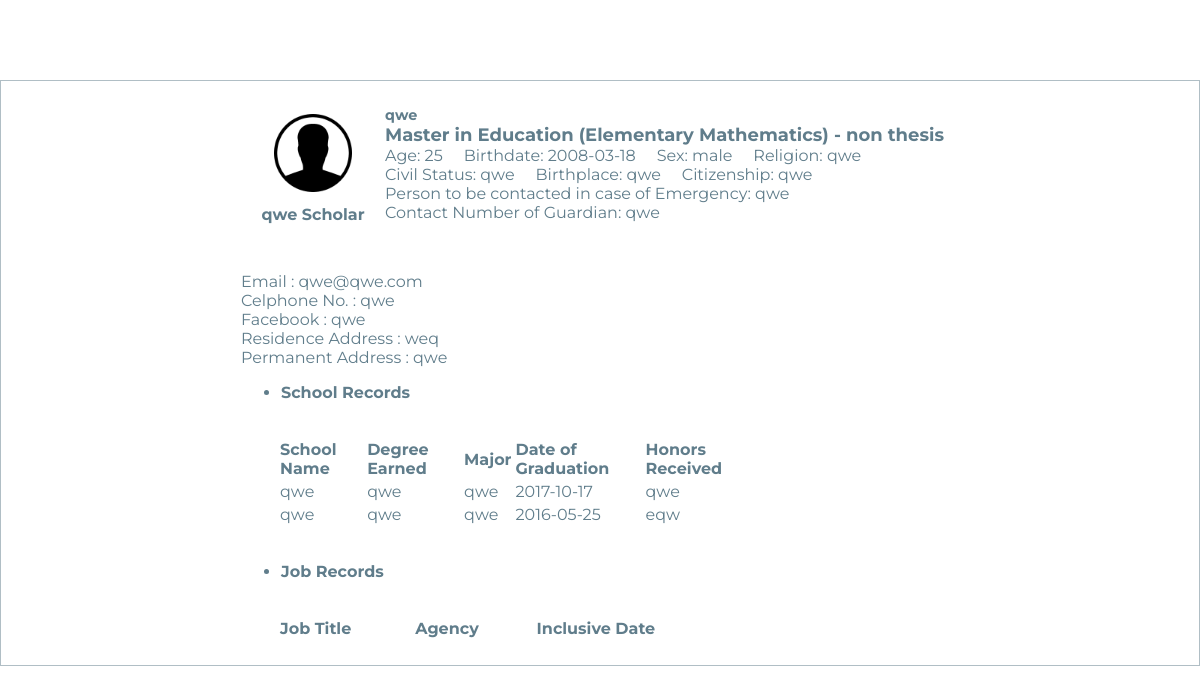
Screenshot of /student.php?id=20191114114551268 with the database file from the repository.
### tables this page shows
CREATE TABLE `students_tbl` (
  `id` varchar(120) NOT NULL,
  `scholarship` varchar(120) NOT NULL,
  `name` varchar(120) NOT NULL,
  `age` varchar(50) NOT NULL,
  `bdate` date NOT NULL,
  `sex` varchar(11) NOT NULL,
  `religion` varchar(120) NOT NULL,
  `cvlstatus` varchar(120) NOT NULL,
  `bplace` varchar(120) NOT NULL,
  `ctznship` varchar(120) NOT NULL,
  `residence_address` varchar(120) NOT NULL,
  `permanent_address` varchar(120) NOT NULL,
  `email` varchar(120) NOT NULL,
  `contactNum` varchar(120) NOT NULL,
  `fbAccnt` varchar(120) NOT NULL,
  `financial_src` varchar(120) NOT NULL,
  `statusOfEnrollment` varchar(120) NOT NULL,
  `date_registered` date NOT NULL
);

CREATE TABLE `graduate_programs` (
  `id` int(11) NOT NULL,
  `program` varchar(120) NOT NULL
);

CREATE TABLE `incase_of_emergency` (
  `id` int(11) NOT NULL,
  `student_tbl_id` varchar(120) NOT NULL,
  `name` varchar(120) NOT NULL,
  `contactNum` varchar(120) NOT NULL
);

CREATE TABLE `school_records_tbl` (
  `id` int(11) NOT NULL,
  `student_tbl_id` varchar(120) NOT NULL,
  `degree_earned` varchar(120) NOT NULL,
  `schoolName` varchar(120) NOT NULL,
  `date_of_graduation` date NOT NULL,
  `major` varchar(120) NOT NULL,
  `honors_received` varchar(120) NOT NULL
);

### student.php (the view, shortened to what this page needs)
<!DOCTYPE html>
<html lang="en" dir="ltr">
  <head>
    <link rel="stylesheet" href="src/viewStudent.css">
  </head>
  <body>
    <?php
    $servername = "localhost";
    $username = "root";
    $password = "";
    $dbname = "lnu_grad_school";
    $con = mysqli_connect($servername,$username,$password,$dbname);
    if (isset($_GET["id"])) {
      $id = $_GET["id"];
      $student_tbl = $con->query("SELECT *
        FROM students_tbl
        WHERE students_tbl.id = '$id';
        ");
      $resStudent_tbl = $student_tbl->fetch_assoc();
      $enrolled_graduate_programs_tbl = $con->query("SELECT * FROM enrolled_graduate_programs_tbl WHERE student_tbl_id = '$id'");
      $resEnrolledGraduatePrograms_tbl = $enrolled_graduate_programs_tbl->fetch_assoc();
      $incase_of_emergency = $con->query("SELECT * FROM incase_of_emergency WHERE student_tbl_id = '$id'");
      $resIncaseOfEmergency = $incase_of_emergency->fetch_assoc();
      $school_records_tbl = $con->query("SELECT * FROM school_records_tbl WHERE student_tbl_id = '$id'");
    }else{
      echo "404 not found";
    }
    ?>
    <div style="height: 10vh;">
    </div>
    <div class="flex-column card">
      <div class="student-container">
        <div class="flex-row">
          <div class="">
            <div class="">
              <img src="src/avatar.png" alt="avatar" id="user_avatar">
            </div>
            <div class="flex-row justify-center">
              <span id="studentSchoolarship"><?= $resStudent_tbl['scholarship'] ?> Scholar</span>
            </div>
          </div>
          <div class="">
              <span id="studentName"><?= $resStudent_tbl['name'] ?></span>
              <br>
              <span id="enrolledGraduateProgram">
                <?php
                  $res_enrolled = $resEnrolledGraduatePrograms_tbl["degree_program"];
                  $enrolled_graduateProgram = $con->query("SELECT * FROM graduate_programs WHERE id = '$res_enrolled'");
                  $resEnrolledProgram = $enrolled_graduateProgram->fetch_assoc();
                  echo $resEnrolledProgram['program'];
                ?>
              </span>
              <br>
              Age: <?= $resStudent_tbl['age'] ?>
              &nbsp;&nbsp;&nbsp;
              Birthdate: <?= $resStudent_tbl['bdate'] ?>
              &nbsp;&nbsp;&nbsp;
              Sex: <?= $resStudent_tbl['sex'] ?>
              &nbsp;&nbsp;&nbsp;
              Religion: <?= $resStudent_tbl['religion'] ?>
              <br>
              Civil Status: <?= $resStudent_tbl['cvlstatus'] ?>
              &nbsp;&nbsp;&nbsp;
              Birthplace: <?= $resStudent_tbl['bplace'] ?>
              &nbsp;&nbsp;&nbsp;
              Citizenship: <?= $resStudent_tbl['ctznship'] ?>
              <br>
              Person to be contacted in case of Emergency: <?= $resIncaseOfEmergency['name'] ?>
              <br>
              Contact Number of Guardian: <?= $resIncaseOfEmergency['contactNum'] ?>
          </div>
        </div>
        </div>
        <div class="flex-row student-container">
          <div class="">
            Email : <?= $resStudent_tbl['email'] ?>
            <br>
            Celphone No. : <?= $resStudent_tbl['contactNum'] ?>
            <br>
            Facebook : <?= $resStudent_tbl['fbAccnt'] ?>
            <br>
            Residence Address : <?= $resStudent_tbl['residence_address'] ?>
            <br>
            Permanent Address : <?= $resStudent_tbl['permanent_address'] ?>
          </div>
          <div class="flex-column justify-center">
            <div class="">
              <span id="schoolRecordsTitle">
                <ul>
                  <li>
                    <b>School Records</b>
                  </li>
                </ul>
                <br>
              </span>
              <table id="schoolRecords">
                <tr>
                  <th>School Name</th>
                  <th>Degree Earned</th>
                  <th>Major</th>
                  <th>Date of Graduation</th>
                  <th>Honors Received</th>
                </tr>
                  <?php
                    while($resSchoolRecordsTbl = mysqli_fetch_array($school_records_tbl)){
                      ?>
                      <tr>
                        <td><?= $resSchoolRecordsTbl['schoolName'] ?></td>
                        <td><?= $resSchoolRecordsTbl['degree_earned'] ?></td>
                        <td><?= $resSchoolRecordsTbl['major'] ?></td>
                        <td><?= $resSchoolRecordsTbl['date_of_graduation'] ?></td>
                        <td><?= $resSchoolRecordsTbl['honors_received'] ?></td>
                      </tr>
                      <?php
                    }
                   ?>
              </table>
            </div>
            <div class="">
              <br>
              <span id="jobRecordsTitle">
                <ul>
                  <li>
                    <b>Job Records</b>
                  </li>
                </ul>
                <br>
              </span>
              <table id="jobRecords">
                <tr>
                  <th>Job Title</th>
                  <th>Agency</th>
                  <th>Inclusive Date</th>
                </tr>
              </table>
            </div>
          </div>
        </div>
      </div>
  </body>
</html>

### src/viewStudent.css (style rules this page uses)
body { margin: 0; padding: 0; font-family: 'Montserrat', sans-serif; color: #607D8B; }
.flex-row { display: -webkit-box; display: -ms-flexbox; display: flex; -ms-flex-wrap: wrap; flex-wrap: wrap; }
.flex-column { display: -webkit-box; display: -ms-flexbox; display: flex; -webkit-box-orient: vertical; -webkit-box-direction: normal; -ms-flex-direction: column; flex-direction: column; }
.justify-center { -webkit-box-pack: center; -ms-flex-pack: center; justify-content: center; }
.student-container { margin-top: 3vh; margin-left: 20vw; margin-right: 20vw; margin-bottom: 3vh; }
.student-container #user_avatar { width: 8vw; padding-left: 2vw; padding-right: 2vw; }
.student-container #studentSchoolarship { font-weight: bold; }
.student-container #studentName { font-weight: bold; font-size: 1.2vw; }
.student-container #enrolledGraduateProgram { font-weight: bold; font-size: 1.5vw; }
.student-container #schoolRecords { width: 40vw; margin-left: 3vw; }
.student-container #schoolRecords th { text-align: left; }
.student-container #jobRecords { width: 40vw; margin-left: 3vw; }
.student-container #jobRecords th { text-align: left; }
.card { border: 1px solid #B0BEC5; }

### rows the page displays
students_tbl: scholarship "qwe", name "qwe", age "25", bdate "2008-03-18", sex "male", religion "qwe", cvlstatus "qwe", bplace "qwe", ctznship "qwe", email "qwe@qwe.com", contactNum "qwe", fbAccnt "qwe", residence_address "weq", permanent_address "qwe"
graduate_programs: program "Master in Education (Elementary Mathematics) - non thesis"
incase_of_emergency: name "qwe", contactNum "qwe"
school_records_tbl: schoolName "qwe", degree_earned "qwe", major "qwe", date_of_graduation "2017-10-17", honors_received "qwe"
school_records_tbl: schoolName "qwe", degree_earned "qwe", major "qwe", date_of_graduation "2016-05-25", honors_received "eqw"
